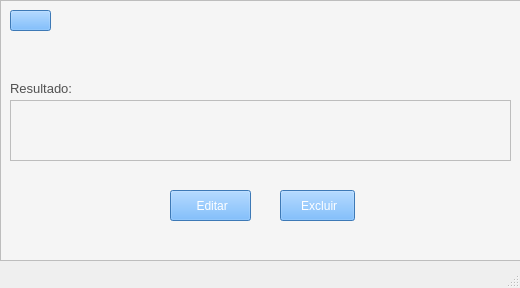
<?xml version="1.0" encoding="UTF-8"?>
<ui version="4.0">
 <class>MainWindow</class>
 <widget class="QMainWindow" name="MainWindow">
  <property name="geometry">
   <rect>
    <x>0</x>
    <y>0</y>
    <width>520</width>
    <height>288</height>
   </rect>
  </property>
  <property name="font">
   <font>
    <stylestrategy>PreferDefault</stylestrategy>
   </font>
  </property>
  <property name="focusPolicy">
   <enum>Qt::NoFocus</enum>
  </property>
  <property name="windowTitle">
   <string>MainWindow</string>
  </property>
  <widget class="QWidget" name="centralwidget">
   <widget class="QLabel" name="label_4">
    <property name="geometry">
     <rect>
      <x>20</x>
      <y>310</y>
      <width>461</width>
      <height>141</height>
     </rect>
    </property>
    <property name="text">
     <string/>
    </property>
   </widget>
   <widget class="QFrame" name="frame">
    <property name="geometry">
     <rect>
      <x>0</x>
      <y>0</y>
      <width>521</width>
      <height>261</height>
     </rect>
    </property>
    <property name="frameShape">
     <enum>QFrame::StyledPanel</enum>
    </property>
    <property name="frameShadow">
     <enum>QFrame::Raised</enum>
    </property>
    <widget class="QLabel" name="label">
     <property name="geometry">
      <rect>
       <x>180</x>
       <y>40</y>
       <width>171</width>
       <height>41</height>
      </rect>
     </property>
     <property name="font">
      <font>
       <pointsize>13</pointsize>
       <stylestrategy>PreferDefault</stylestrategy>
      </font>
     </property>
     <property name="styleSheet">
      <string notr="true">color: rgb(120, 120, 120);</string>
     </property>
     <property name="text">
      <string>PESQUISAR CLIENTE</string>
     </property>
    </widget>
    <widget class="QFrame" name="frame_2">
     <property name="geometry">
      <rect>
       <x>0</x>
       <y>0</y>
       <width>521</width>
       <height>261</height>
      </rect>
     </property>
     <property name="styleSheet">
      <string notr="true">background-color: rgb(245, 245, 245);</string>
     </property>
     <property name="frameShape">
      <enum>QFrame::StyledPanel</enum>
     </property>
     <property name="frameShadow">
      <enum>QFrame::Raised</enum>
     </property>
     <widget class="QPushButton" name="pushButton_2">
      <property name="geometry">
       <rect>
        <x>170</x>
        <y>190</y>
        <width>81</width>
        <height>31</height>
       </rect>
      </property>
      <property name="font">
       <font>
        <pointsize>9</pointsize>
       </font>
      </property>
      <property name="styleSheet">
       <string notr="true">background-color: rgb(85, 170, 255);
color: rgb(255, 255, 255);</string>
      </property>
      <property name="text">
       <string> Editar</string>
      </property>
      <property name="icon">
       <iconset>
        <normaloff>Imagens/Editar.png</normaloff>Imagens/Editar.png</iconset>
      </property>
      <property name="iconSize">
       <size>
        <width>17</width>
        <height>17</height>
       </size>
      </property>
     </widget>
     <widget class="QPushButton" name="pushButton_3">
      <property name="geometry">
       <rect>
        <x>280</x>
        <y>190</y>
        <width>75</width>
        <height>31</height>
       </rect>
      </property>
      <property name="font">
       <font>
        <pointsize>9</pointsize>
       </font>
      </property>
      <property name="styleSheet">
       <string notr="true">border-bottom-color: rgb(207, 207, 207);
color: rgb(255, 255, 255);
background-color: rgb(85, 170, 255);</string>
      </property>
      <property name="text">
       <string> Excluir</string>
      </property>
      <property name="icon">
       <iconset>
        <normaloff>Imagens/Apagar.png</normaloff>Imagens/Apagar.png</iconset>
      </property>
     </widget>
     <widget class="QPushButton" name="pushButton_4">
      <property name="geometry">
       <rect>
        <x>10</x>
        <y>10</y>
        <width>41</width>
        <height>21</height>
       </rect>
      </property>
      <property name="styleSheet">
       <string notr="true">background-color: rgb(85, 170, 255);
color: rgb(255, 255, 255);</string>
      </property>
      <property name="text">
       <string/>
      </property>
      <property name="icon">
       <iconset>
        <normaloff>Imagens/Voltar.png</normaloff>Imagens/Voltar.png</iconset>
      </property>
     </widget>
     <widget class="QTextBrowser" name="textBrowser">
      <property name="geometry">
       <rect>
        <x>10</x>
        <y>100</y>
        <width>501</width>
        <height>61</height>
       </rect>
      </property>
     </widget>
     <widget class="QLabel" name="label_5">
      <property name="geometry">
       <rect>
        <x>10</x>
        <y>80</y>
        <width>471</width>
        <height>16</height>
       </rect>
      </property>
      <property name="font">
       <font>
        <pointsize>10</pointsize>
       </font>
      </property>
      <property name="styleSheet">
       <string notr="true">color: rgb(120, 120, 120);
color: rgb(81, 81, 81);</string>
      </property>
      <property name="text">
       <string>Resultado:</string>
      </property>
     </widget>
     <widget class="QLabel" name="label_2">
      <property name="geometry">
       <rect>
        <x>20</x>
        <y>110</y>
        <width>471</width>
        <height>31</height>
       </rect>
      </property>
      <property name="font">
       <font>
        <pointsize>10</pointsize>
       </font>
      </property>
      <property name="styleSheet">
       <string notr="true">color: rgb(120, 120, 120);
color: rgb(81, 81, 81);</string>
      </property>
      <property name="text">
       <string/>
      </property>
     </widget>
    </widget>
    <widget class="QLineEdit" name="pnome">
     <property name="geometry">
      <rect>
       <x>130</x>
       <y>130</y>
       <width>221</width>
       <height>31</height>
      </rect>
     </property>
     <property name="font">
      <font>
       <pointsize>10</pointsize>
       <stylestrategy>PreferDefault</stylestrategy>
      </font>
     </property>
     <property name="styleSheet">
      <string notr="true">color: rgb(81, 81, 81);</string>
     </property>
    </widget>
    <widget class="QPushButton" name="pushButton">
     <property name="geometry">
      <rect>
       <x>350</x>
       <y>130</y>
       <width>41</width>
       <height>31</height>
      </rect>
     </property>
     <property name="font">
      <font>
       <pointsize>11</pointsize>
       <stylestrategy>NoAntialias</stylestrategy>
      </font>
     </property>
     <property name="styleSheet">
      <string notr="true">background-color: rgb(85, 170, 255);
color: rgb(255, 255, 255);</string>
     </property>
     <property name="text">
      <string/>
     </property>
     <property name="icon">
      <iconset>
       <normaloff>Imagens/Pesquisar 2.png</normaloff>Imagens/Pesquisar 2.png</iconset>
     </property>
    </widget>
    <widget class="QLabel" name="label_3">
     <property name="geometry">
      <rect>
       <x>130</x>
       <y>110</y>
       <width>121</width>
       <height>16</height>
      </rect>
     </property>
     <property name="font">
      <font>
       <pointsize>10</pointsize>
       <stylestrategy>PreferDefault</stylestrategy>
      </font>
     </property>
     <property name="styleSheet">
      <string notr="true">color: rgb(120, 120, 120);</string>
     </property>
     <property name="text">
      <string>*nome completo</string>
     </property>
    </widget>
    <zorder>pushButton</zorder>
    <zorder>pnome</zorder>
    <zorder>label</zorder>
    <zorder>label_3</zorder>
    <zorder>frame_2</zorder>
   </widget>
   <zorder>frame</zorder>
   <zorder>label_4</zorder>
  </widget>
  <widget class="QMenuBar" name="menubar">
   <property name="geometry">
    <rect>
     <x>0</x>
     <y>0</y>
     <width>520</width>
     <height>21</height>
    </rect>
   </property>
  </widget>
  <widget class="QStatusBar" name="statusbar"/>
 </widget>
 <resources/>
 <connections/>
</ui>
